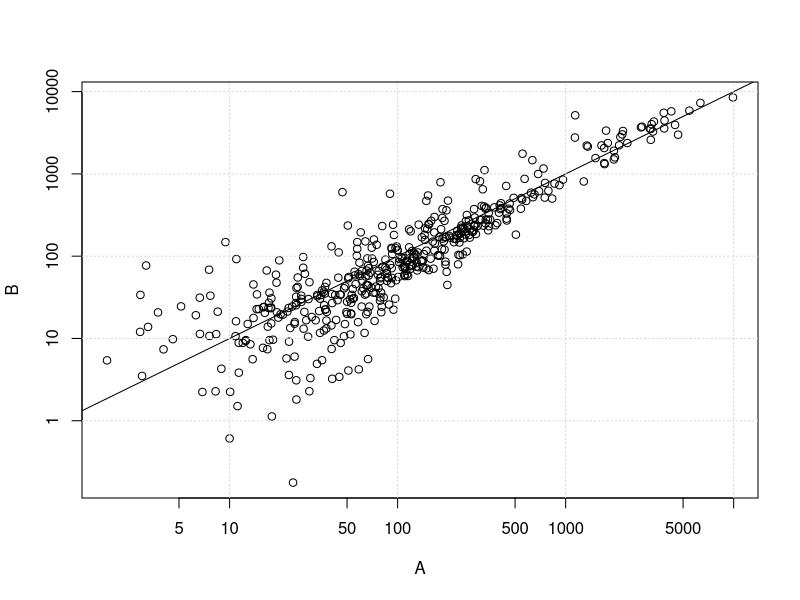
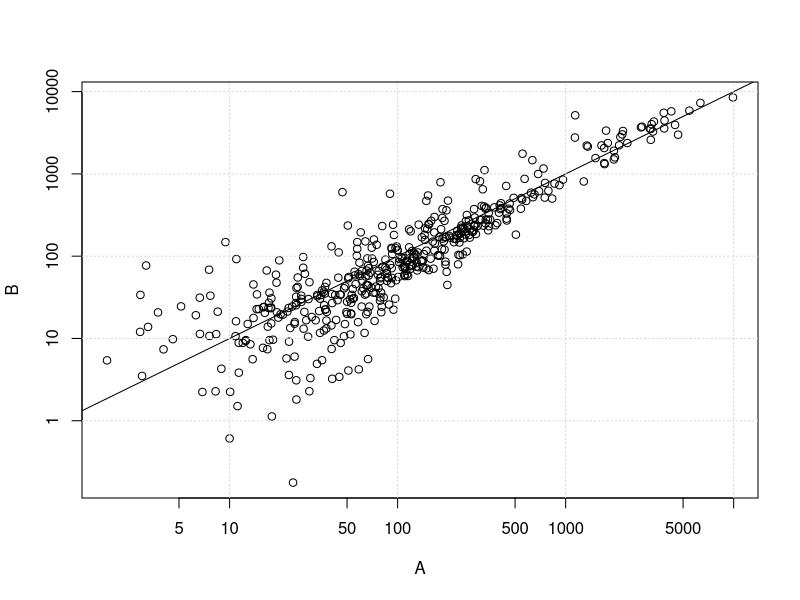
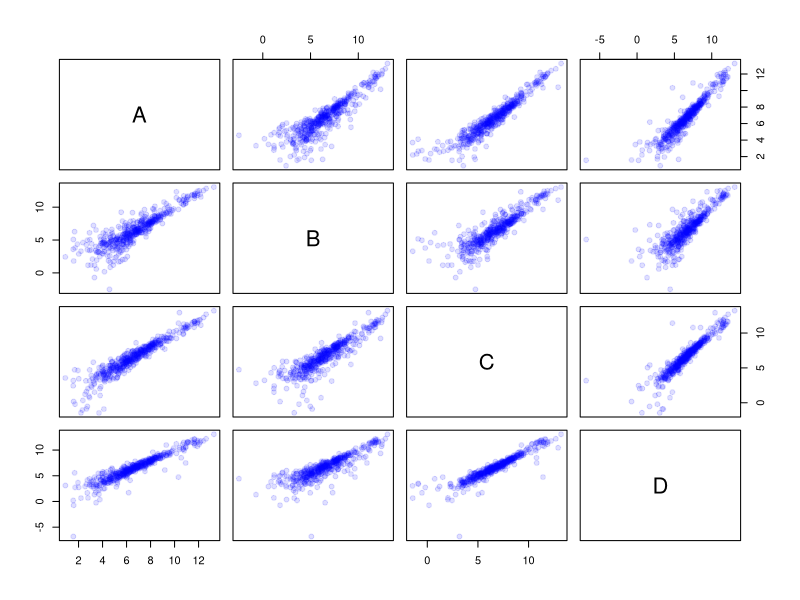
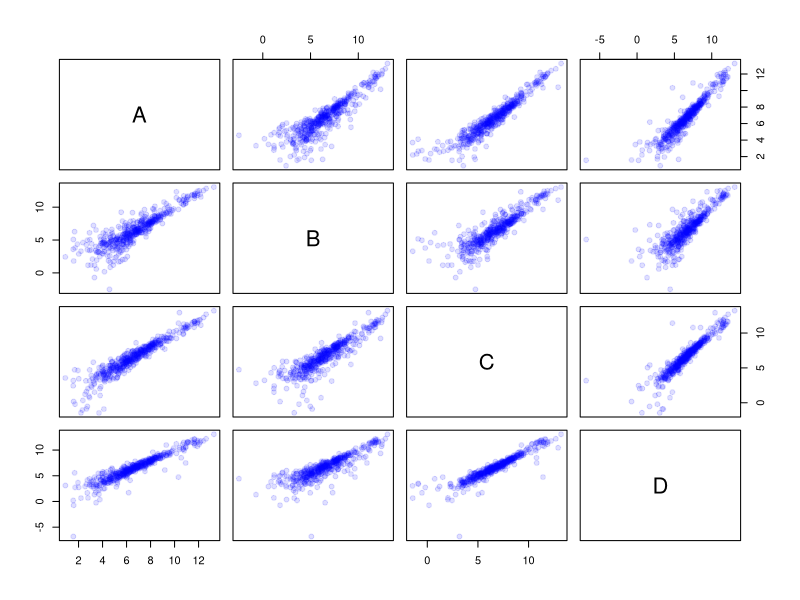
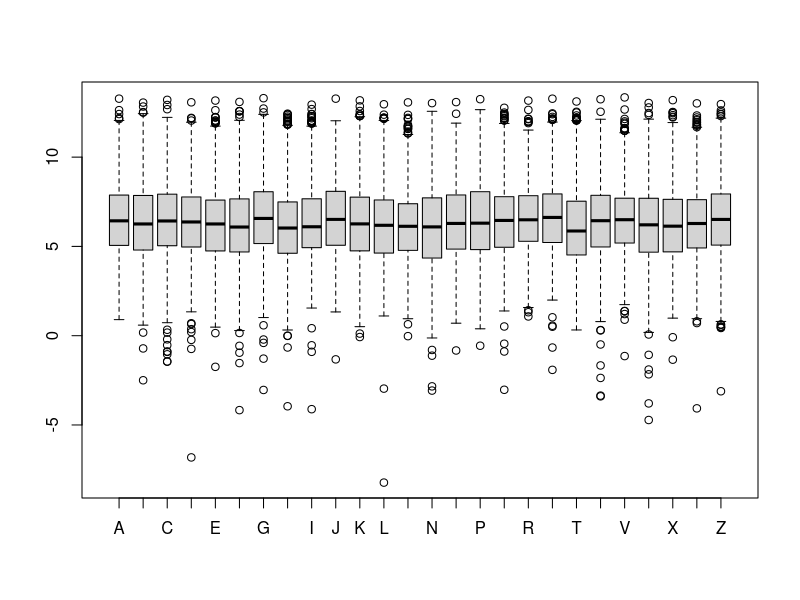
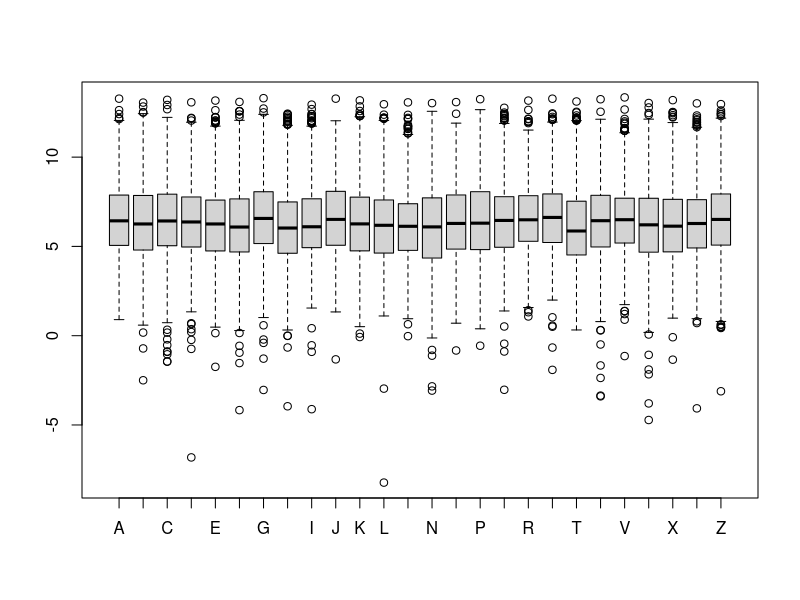
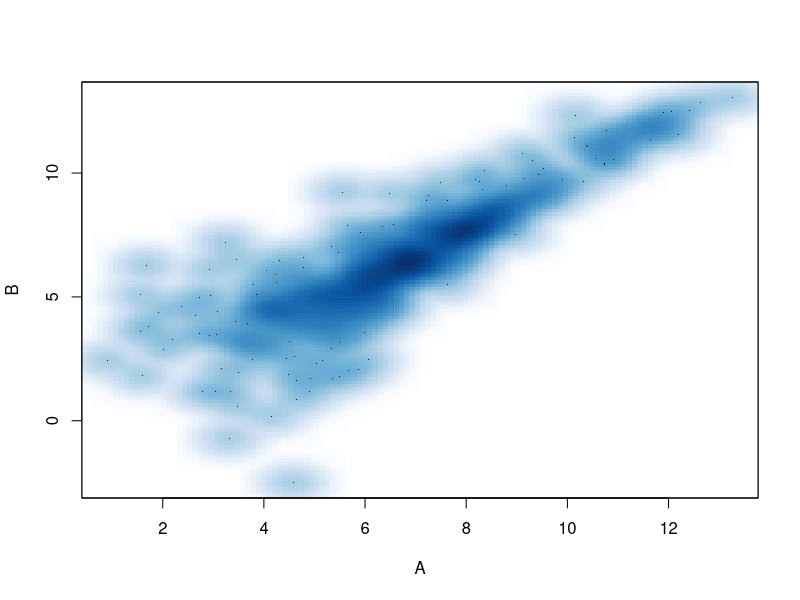
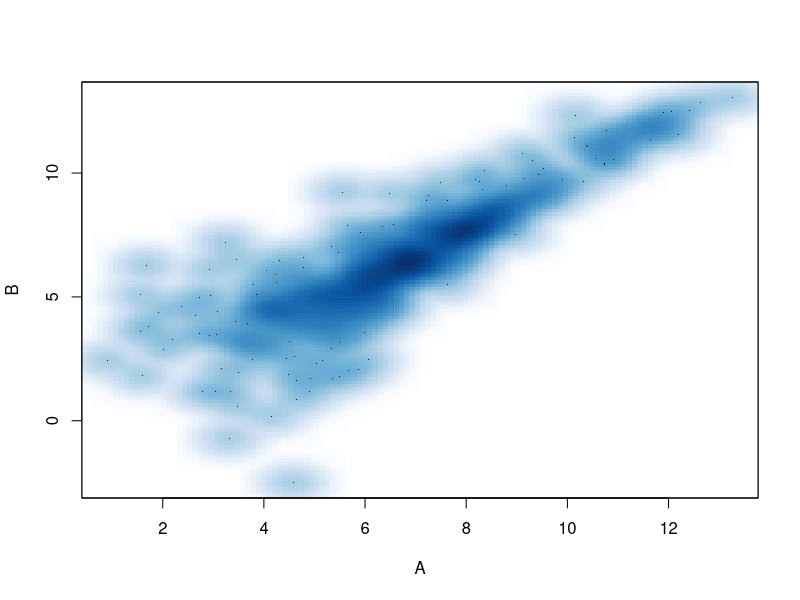

Source code (R) for these figures, in order:
### R code from vignette source 'Sec-Plotting.Rnw'

###################################################
### code chunk number 1: env
###################################################
library(Biobase)
data(sample.ExpressionSet)


###################################################
### code chunk number 2: plotcode
###################################################
plot(exprs(sample.ExpressionSet[, 1]), 
     exprs(sample.ExpressionSet[, 2]), 
     log = "xy", 
     xlab = sampleNames(sample.ExpressionSet)[1],
     ylab = sampleNames(sample.ExpressionSet)[2])
abline(0, 1)
grid()


###################################################
### code chunk number 3: plotfig1
###################################################
plot(exprs(sample.ExpressionSet[, 1]), 
     exprs(sample.ExpressionSet[, 2]), 
     log = "xy", 
     xlab = sampleNames(sample.ExpressionSet)[1],
     ylab = sampleNames(sample.ExpressionSet)[2])
abline(0, 1)
grid()


###################################################
### code chunk number 4: plotcode
###################################################
pairs(log2(exprs(sample.ExpressionSet)[, 1:4]),
      pch = 19,
      col = "#0000FF20")


###################################################
### code chunk number 5: plotfig2
###################################################
pairs(log2(exprs(sample.ExpressionSet)[, 1:4]),
      pch = 19,
      col = "#0000FF20")


###################################################
### code chunk number 6: plotcode
###################################################
boxplot(log2(exprs(sample.ExpressionSet)))


###################################################
### code chunk number 7: plotfig3
###################################################
boxplot(log2(exprs(sample.ExpressionSet)))


###################################################
### code chunk number 8: plotcode
###################################################
smoothScatter(log2(exprs(sample.ExpressionSet)[, 1:2]))


###################################################
### code chunk number 9: plotfig4
###################################################
smoothScatter(log2(exprs(sample.ExpressionSet)[, 1:2]))
